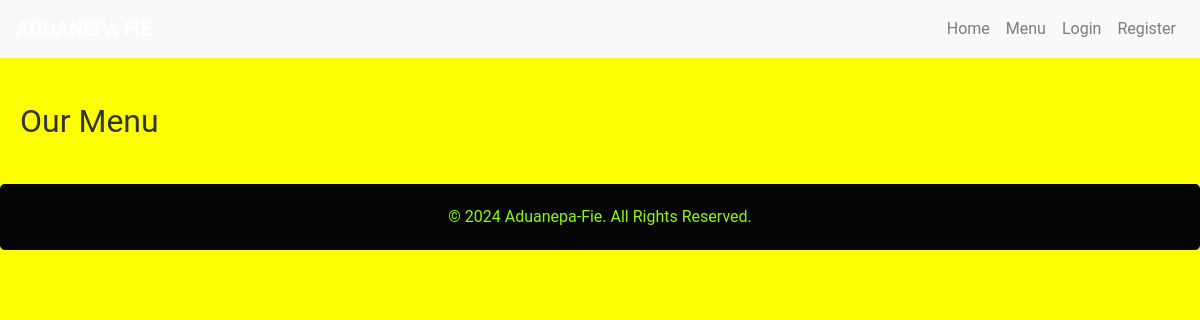
The app's page /menu/, older data.
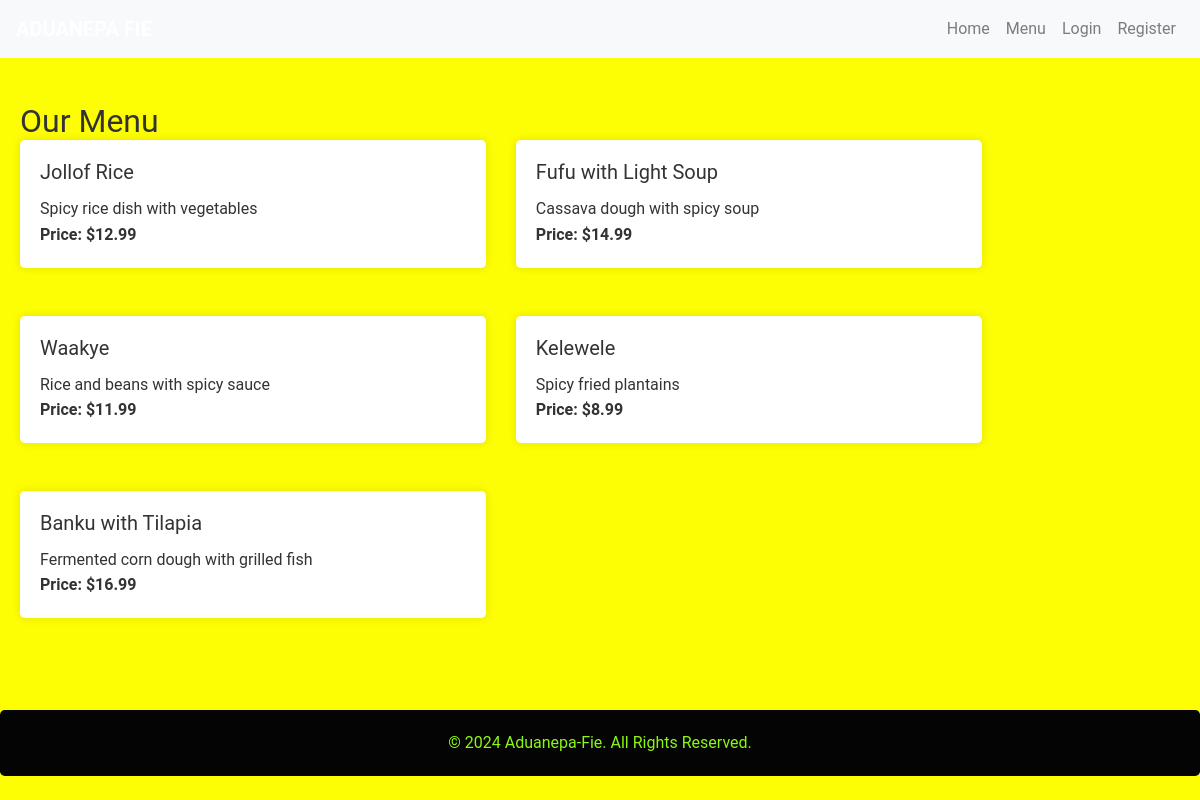
The same page, newer data.
### bookings/models.py (models this page shows, shortened)
class MenuItem(models.Model):
    name = models.CharField(max_length=100)
    description = models.TextField()
    price = models.DecimalField(max_digits=6, decimal_places=2)

### bookings/views.py (the view)
# urls.py: path('menu/', views.menu, name='menu'),
def menu(request):
    menu_items = MenuItem.objects.all()
    return render(request, 'menu.html', {'menu_items': menu_items})

### templates/menu.html (shortened to what this page needs)
{% extends 'base.html' %}
{% block content %}
    <h2>Our Menu</h2>
    <div class="row">
    {% for item in menu_items %}
        <div class="col-md-5 mb-5">
            <div class="card">
                <div class="card-body">
                    <h5 class="card-title">{{ item.name }}</h5>
                    <p class="card-text">{{ item.description }}</p>
                    <p class="card-text"><strong>Price: ${{ item.price }}</strong></p>
                </div>
            </div>
        </div>
    {% endfor %}
    </div>
{% endblock %}

### templates/base.html (shortened to what this page needs)
{% load static %}
<!DOCTYPE html>
<html lang="en">
<head>
    <link rel="stylesheet" href="https://stackpath.bootstrapcdn.com/bootstrap/4.5.2/css/bootstrap.min.css">
    <link rel="stylesheet" href="{% static 'css/styles.css' %}">
</head>
<body>
    <nav class="navbar navbar-expand-lg navbar-light bg-light">
        <a class="navbar-brand" href="{% url 'home' %}">ADUANEPA FIE</a>
        <div class="navbar-nav ml-auto">
            <a class="nav-item nav-link" href="{% url 'home' %}">Home</a>
            <a class="nav-item nav-link" href="{% url 'menu' %}">Menu</a>
            {% if user.is_authenticated %}
                <a class="nav-item nav-link" href="{% url 'create_booking' %}">Book a Table</a>
                <a class="nav-item nav-link" href="{% url 'my_bookings' %}">My Bookings</a>
                <form id="logout-form" action="{% url 'logout' %}" method="post" style="display: inline;">
                    {% csrf_token %}
                    <button type="submit" class="nav-item nav-link btn btn-link" style="display: inline; padding: 0;">Logout</button>
                </form>
            {% else %}
                <a class="nav-item nav-link" href="{% url 'login' %}">Login</a>
                <a class="nav-item nav-link" href="{% url 'register' %}">Register</a>
            {% endif %}
        </div>
    </nav>
    <div class="container mt-4">
        {% block content %}
        {% endblock %}
    </div>
    <footer class="mt-4 text-center">
        <p>&copy; 2024 Aduanepa-Fie. All Rights Reserved.</p>
    </footer>
</body>
</html>

### static/css/styles.css (style rules this page uses)
body, h1, h2, h3, h4, h5, h6, p, ul { margin: 0; padding: 0; font-weight: normal; }
body { font-family: 'Roboto', Lato, sans-serif; background-color: #fdfd04; color: #333; line-height: 1.6; }
.container { max-width: 1200px; margin: 0 auto; padding: 20px; }
.navbar { background-color: #007bff; color: #fff; }
.navbar .navbar-brand { font-weight: bold; color: #fff; }
.navbar .nav-link { color: #fff; }
.card { border: none; border-radius: 0.3rem; box-shadow: 0 0 10px rgba(0, 0, 0, 0.1); }
.card-body { padding: 20px; }
footer { background-color: #040404; color: #8cf811; text-align: center; padding: 20px; margin-top: 5px; border-radius: 0.3rem; }

Row changes from the older to the newer data that the page shows:
added MenuItem: name "Jollof Rice", description "Spicy rice dish with vegetables", price "12.99"
added MenuItem: name "Fufu with Light Soup", description "Cassava dough with spicy soup", price "14.99"
added MenuItem: name "Waakye", description "Rice and beans with spicy sauce", price "11.99"
added MenuItem: name "Kelewele", description "Spicy fried plantains", price "8.99"
added MenuItem: name "Banku with Tilapia", description "Fermented corn dough with grilled fish", price "16.99"
